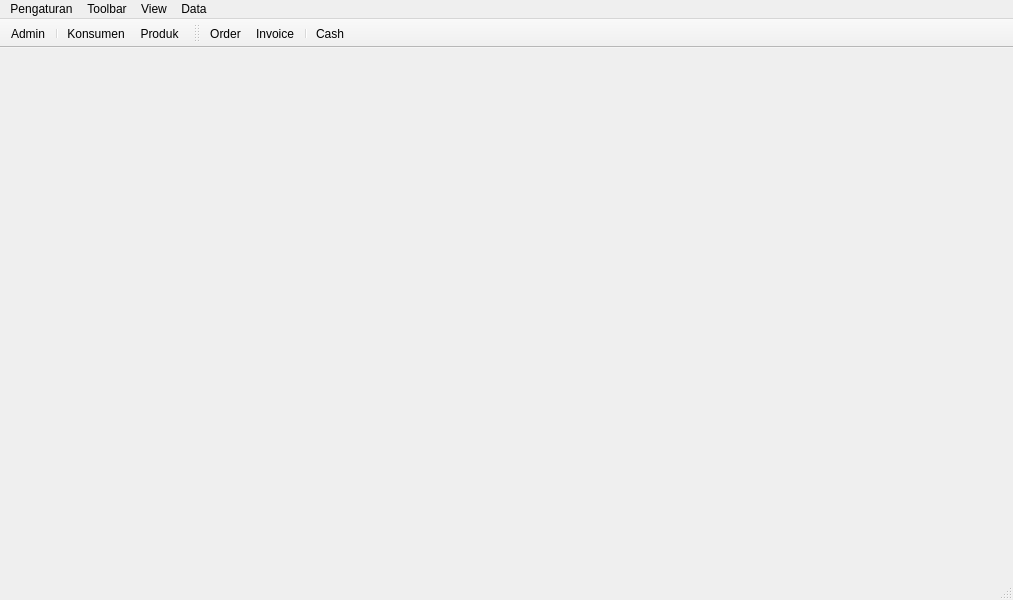
<?xml version="1.0" encoding="UTF-8"?>
<ui version="4.0">
 <class>MainWindow</class>
 <widget class="QMainWindow" name="MainWindow">
  <property name="geometry">
   <rect>
    <x>0</x>
    <y>0</y>
    <width>1013</width>
    <height>600</height>
   </rect>
  </property>
  <property name="windowTitle">
   <string>MainWindow</string>
  </property>
  <widget class="QWidget" name="centralwidget"/>
  <widget class="QMenuBar" name="menubar">
   <property name="geometry">
    <rect>
     <x>0</x>
     <y>0</y>
     <width>1013</width>
     <height>22</height>
    </rect>
   </property>
   <widget class="QMenu" name="menuPengaturan">
    <property name="title">
     <string>Pengaturan</string>
    </property>
    <widget class="QMenu" name="menuAkun">
     <property name="title">
      <string>Akun</string>
     </property>
     <addaction name="actionKeluar"/>
    </widget>
    <addaction name="menuAkun"/>
   </widget>
   <widget class="QMenu" name="menuToolbar">
    <property name="title">
     <string>Toolbar</string>
    </property>
   </widget>
   <widget class="QMenu" name="menuView">
    <property name="title">
     <string>View</string>
    </property>
   </widget>
   <widget class="QMenu" name="menuData">
    <property name="title">
     <string>Data</string>
    </property>
    <widget class="QMenu" name="menuTambah">
     <property name="title">
      <string>Tambah</string>
     </property>
     <addaction name="actionProdukAdd"/>
     <addaction name="actionAddKatProduk"/>
    </widget>
    <addaction name="menuTambah"/>
   </widget>
   <addaction name="menuPengaturan"/>
   <addaction name="menuToolbar"/>
   <addaction name="menuView"/>
   <addaction name="menuData"/>
  </widget>
  <widget class="QStatusBar" name="statusbar"/>
  <widget class="QToolBar" name="addDataToolbar">
   <property name="windowTitle">
    <string>Tambah Data</string>
   </property>
   <property name="movable">
    <bool>false</bool>
   </property>
   <property name="toolButtonStyle">
    <enum>Qt::ToolButtonStyle::ToolButtonTextUnderIcon</enum>
   </property>
   <attribute name="toolBarArea">
    <enum>TopToolBarArea</enum>
   </attribute>
   <attribute name="toolBarBreak">
    <bool>false</bool>
   </attribute>
   <addaction name="actionAdminAdd"/>
   <addaction name="separator"/>
   <addaction name="actionKonsumenAdd"/>
   <addaction name="actionProdukAdd"/>
  </widget>
  <widget class="QToolBar" name="transactionToolbar">
   <property name="windowTitle">
    <string>Transaksi</string>
   </property>
   <property name="toolButtonStyle">
    <enum>Qt::ToolButtonStyle::ToolButtonTextUnderIcon</enum>
   </property>
   <attribute name="toolBarArea">
    <enum>TopToolBarArea</enum>
   </attribute>
   <attribute name="toolBarBreak">
    <bool>false</bool>
   </attribute>
   <addaction name="actionOrderCreate"/>
   <addaction name="actionInvoiceCreate"/>
   <addaction name="separator"/>
   <addaction name="actionInstantOrderCreate"/>
  </widget>
  <action name="actionAdminAdd">
   <property name="icon">
    <iconset resource="../../resources/database_resources.qrc">
     <normaloff>:/svg/svg/add-admin.svg</normaloff>:/svg/svg/add-admin.svg</iconset>
   </property>
   <property name="text">
    <string>Admin</string>
   </property>
   <property name="toolTip">
    <string>Register Admin Baru</string>
   </property>
   <property name="menuRole">
    <enum>QAction::MenuRole::NoRole</enum>
   </property>
  </action>
  <action name="actionKonsumenAdd">
   <property name="icon">
    <iconset resource="../../resources/database_resources.qrc">
     <normaloff>:/svg/svg/add-customer.svg</normaloff>:/svg/svg/add-customer.svg</iconset>
   </property>
   <property name="text">
    <string>Konsumen</string>
   </property>
   <property name="toolTip">
    <string>Tambah Konsumen</string>
   </property>
   <property name="menuRole">
    <enum>QAction::MenuRole::NoRole</enum>
   </property>
  </action>
  <action name="actionProdukAdd">
   <property name="icon">
    <iconset resource="../../resources/database_resources.qrc">
     <normaloff>:/svg/svg/add-product.svg</normaloff>:/svg/svg/add-product.svg</iconset>
   </property>
   <property name="text">
    <string>Produk</string>
   </property>
   <property name="toolTip">
    <string>Tambah Produk</string>
   </property>
   <property name="menuRole">
    <enum>QAction::MenuRole::NoRole</enum>
   </property>
  </action>
  <action name="actionOrderCreate">
   <property name="icon">
    <iconset resource="../../resources/database_resources.qrc">
     <normaloff>:/svg/svg/create-order.svg</normaloff>:/svg/svg/create-order.svg</iconset>
   </property>
   <property name="text">
    <string>Order</string>
   </property>
   <property name="toolTip">
    <string>Catat Order</string>
   </property>
   <property name="menuRole">
    <enum>QAction::MenuRole::NoRole</enum>
   </property>
  </action>
  <action name="actionInvoiceCreate">
   <property name="icon">
    <iconset resource="../../resources/database_resources.qrc">
     <normaloff>:/svg/svg/create-invoice.svg</normaloff>:/svg/svg/create-invoice.svg</iconset>
   </property>
   <property name="text">
    <string>Invoice</string>
   </property>
   <property name="toolTip">
    <string>Buat Invoice</string>
   </property>
   <property name="menuRole">
    <enum>QAction::MenuRole::NoRole</enum>
   </property>
  </action>
  <action name="actionKeluar">
   <property name="icon">
    <iconset resource="../../resources/database_resources.qrc">
     <normaloff>:/svg/svg/sign-out.svg</normaloff>:/svg/svg/sign-out.svg</iconset>
   </property>
   <property name="text">
    <string>Keluar</string>
   </property>
  </action>
  <action name="actionInstantOrderCreate">
   <property name="icon">
    <iconset resource="../../resources/database_resources.qrc">
     <normaloff>:/svg/svg/cash-flow.svg</normaloff>:/svg/svg/cash-flow.svg</iconset>
   </property>
   <property name="text">
    <string>Cash</string>
   </property>
   <property name="toolTip">
    <string>Cash-Flow</string>
   </property>
   <property name="menuRole">
    <enum>QAction::MenuRole::NoRole</enum>
   </property>
  </action>
  <action name="actionAddKatProduk">
   <property name="text">
    <string>Kategori Produk</string>
   </property>
  </action>
 </widget>
 <resources>
  <include location="../../resources/database_resources.qrc"/>
 </resources>
 <connections/>
</ui>
